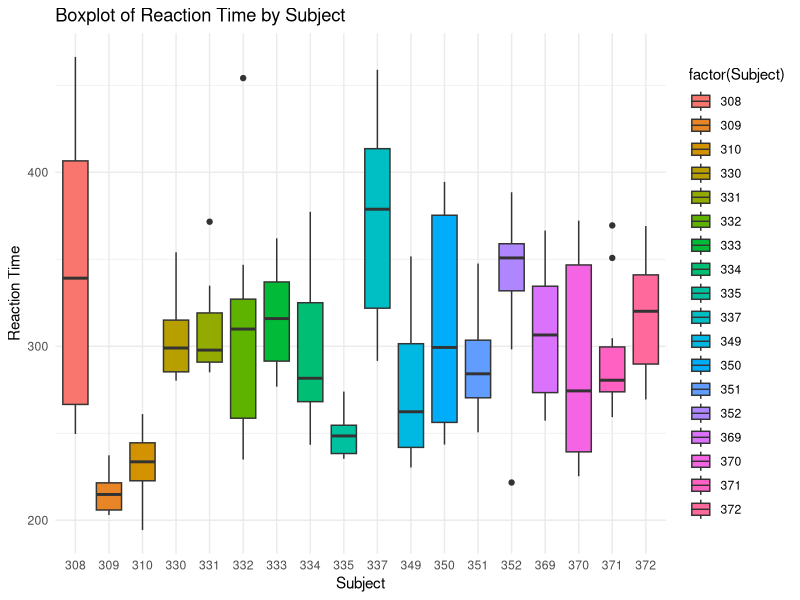
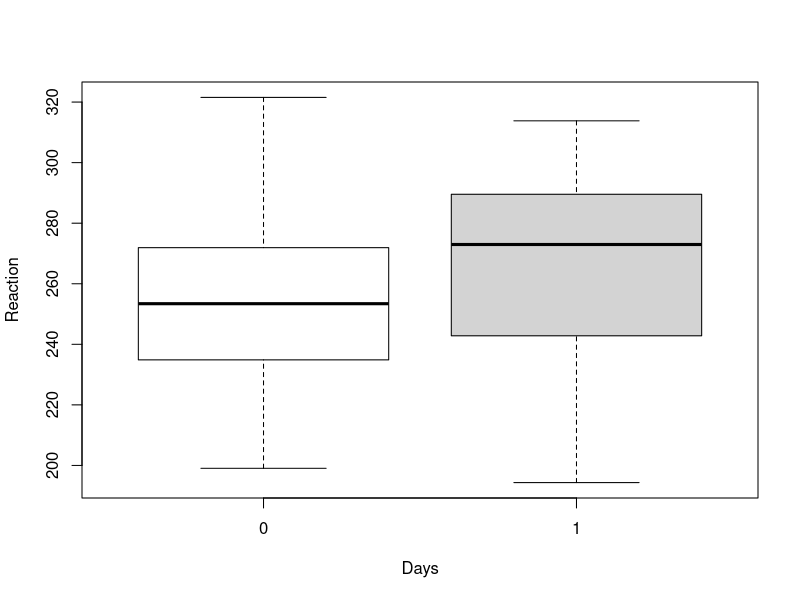
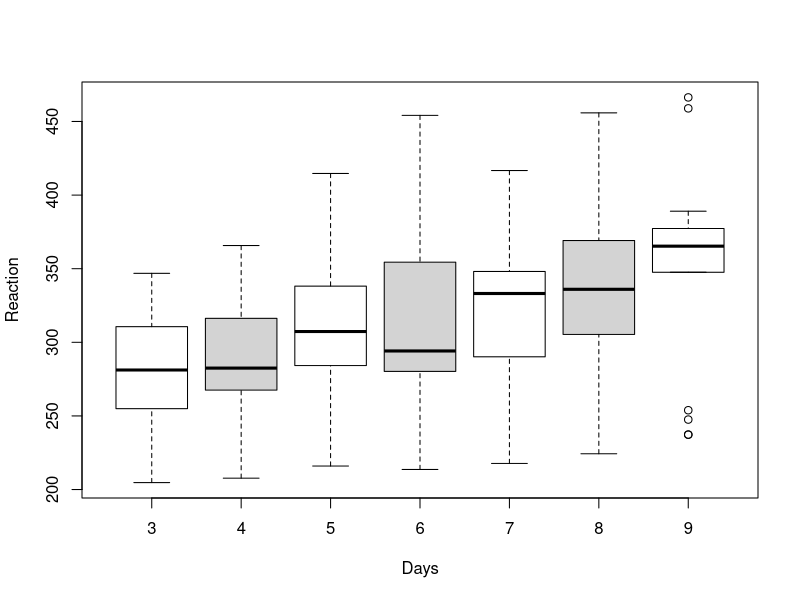
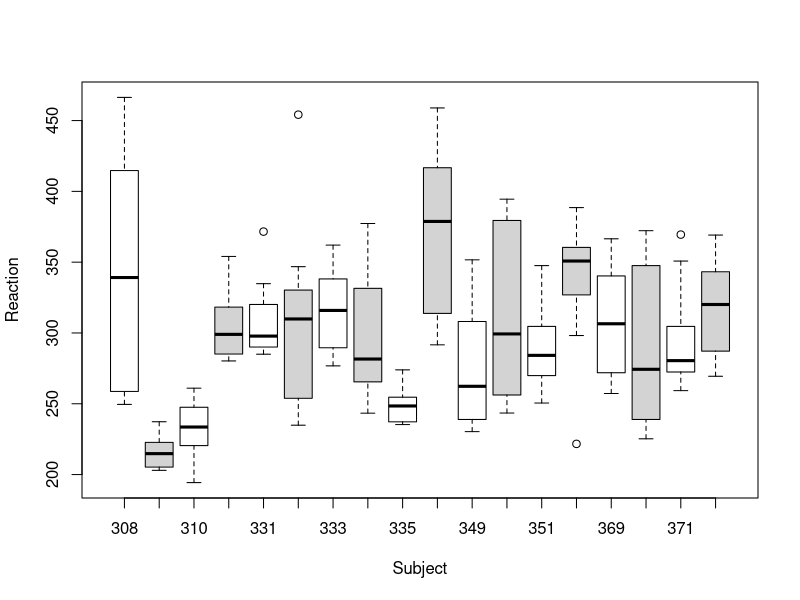
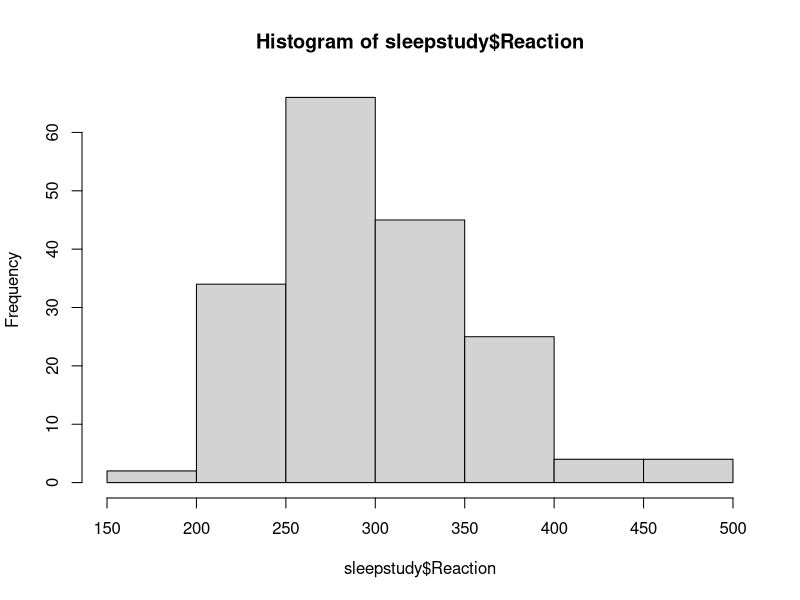
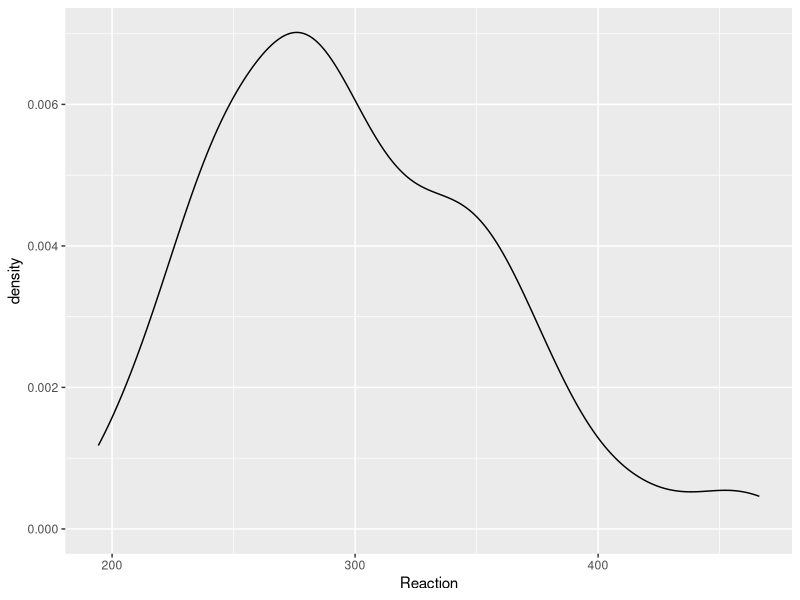
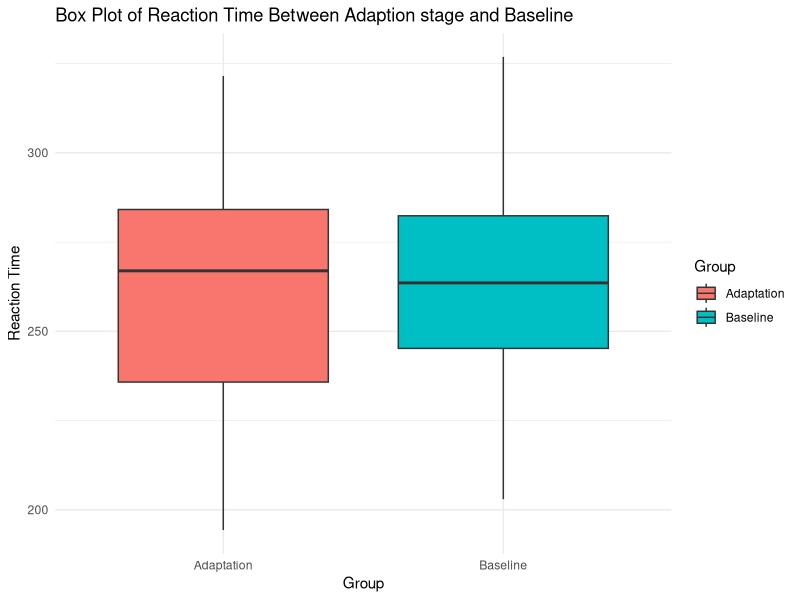
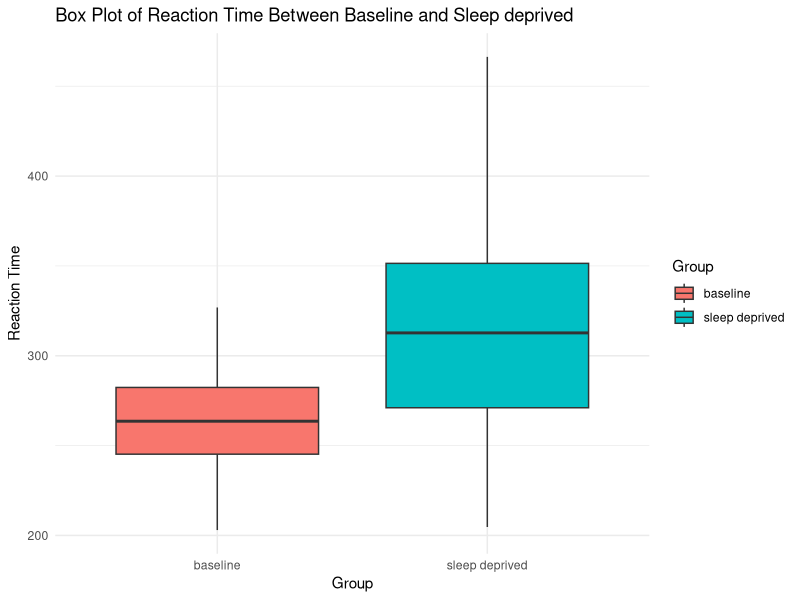

R code for these plots, in order: (Note: this script raises an error after producing the figures.)
library('tidyverse')
library('broom')
library(lme4,quietly=TRUE)
library(ggplot2)

### DESCRIPTION OF THE DATASET

data(sleepstudy)
?sleepstudy
summary(sleepstudy)

## VISUALIZE EFFECT OF SUBJECTS ON REACTION TIME

ggplot(sleepstudy, aes(x = factor(Subject), y = Reaction, fill = factor(Subject))) +
  geom_boxplot() +
  labs(title = "Boxplot of Reaction Time by Subject",
       x = "Subject",
       y = "Reaction Time") +
  theme_minimal()

sleepstudy %>% select(c(Subject,Reaction)) %>%
  group_by(Subject) %>%
  summarise(Mean_reaction = mean(Reaction))

## SUBSETTING THE DATASET
## VISUALIZE EFFECT OF DAYS ON REACTION TIME

data_1 <- filter(sleepstudy,Days < 2)
summary(data_1)

boxplot(Reaction ~ Days, col=c("white","lightgray"),data_1)

data_2 <- filter(sleepstudy,Days > 2)
summary(data_2)

boxplot(Reaction ~ Days, col=c("white","lightgray"),data_2)

data_3 <- filter(sleepstudy,Days == 2)
summary(data_3)

boxplot(Reaction ~ Subject, col=c("white","lightgray"),sleepstudy)

## PLOT OF HISTOGRAM

hist(sleepstudy$Reaction)

##PLOTTING THE DENSITY DISTRIBUTION OF THE RESPONSE VARIABLE REACTION TIME

ggplot(sleepstudy, aes(x = Reaction)) +
  geom_density(alpha = 0.5) +
  scale_fill_brewer(palette = "PuOr")
  labs(title = "Densityplot of Reaction Time",
       y = "Reaction Time") +
  theme_minimal()

### COMPARING MEANS BETWEEN THE SUBSETTED GROUPS
  
## Extracting the Reaction column
data_1_rt <- data_1$Reaction
data_2_rt <- data_2$Reaction
data_3_rt <- data_3$Reaction
  
##  Two-sample t-test for Adaption stage and Baseline
result_1 <- t.test(data_1_rt, data_3_rt)
result_1
  
## VISUALIZING RESULT FROM T TEST
combined_data_1 <- rbind(
  data.frame(Group = "Adaptation", ReactionTime = data_1_rt),
  data.frame(Group = "Baseline", ReactionTime = data_3_rt)
)
  
ggplot(combined_data_1, aes(x = Group, y = ReactionTime, fill = Group)) +
  geom_boxplot() +
  labs(title = "Box Plot of Reaction Time Between Adaption stage and Baseline",
        x = "Group",
        y = "Reaction Time") +
  theme_minimal()
  
## Two-sample t-test for Baseline and Sleep deprived
result_2 <- t.test(data_3_rt, data_2_rt)
result_2
  
## VISUALIZING RESULT FROM T TEST
combined_data_2 <- rbind(
  data.frame(Group = "baseline", ReactionTime = data_3_rt),
  data.frame(Group = "sleep deprived", ReactionTime = data_2_rt)
)
  
ggplot(combined_data_2, aes(x = Group, y = ReactionTime, fill = Group)) +
  geom_boxplot() +
  labs(title = "Box Plot of Reaction Time Between Baseline and Sleep deprived",
        x = "Group",
        y = "Reaction Time") +
  theme_minimal()
  
  
### CHECK FOR NORMALITY OF THE RESPONSE VARIABLE

shapiro_test_result <- shapiro.test(sleepstudy$Reaction)
print(shapiro_test_result)
p_value <- shapiro_test_result$p.value
p_value

## DATA TRANSFORMATION
sleepstudy$LogReaction <- log(sleepstudy$Reaction)


## MODEL IMPLEMENTATION

model_1 <- lmer(Reaction~ Days + (1|Subject), sleepstudy)
summary(model_1)

Intercept <- exp(5.530065)
Intercept

model_2 <- lmer(LogReaction~ Days*(1|Subject), sleepstudy)
summary(model_2)

model_3 <- lmer(LogReaction~ Days*(1|Subject), data_2)
summary(model_3)
View(data_2)
## RESIDUAL ANALYSIS FOR MODEL 1

res <- residuals(model_1)

par(mfrow = c(1,3))

hist(res)

qqnorm(res)

qqline(res)

plot(fitted(model_1),res)

## RESIDUAL ANALYSIS FOR MODEL 2

res <- residuals(model_2)

par(mfrow = c(1,3))

hist(res)

qqnorm(res)

qqline(res)

plot(fitted(model_2),res)
